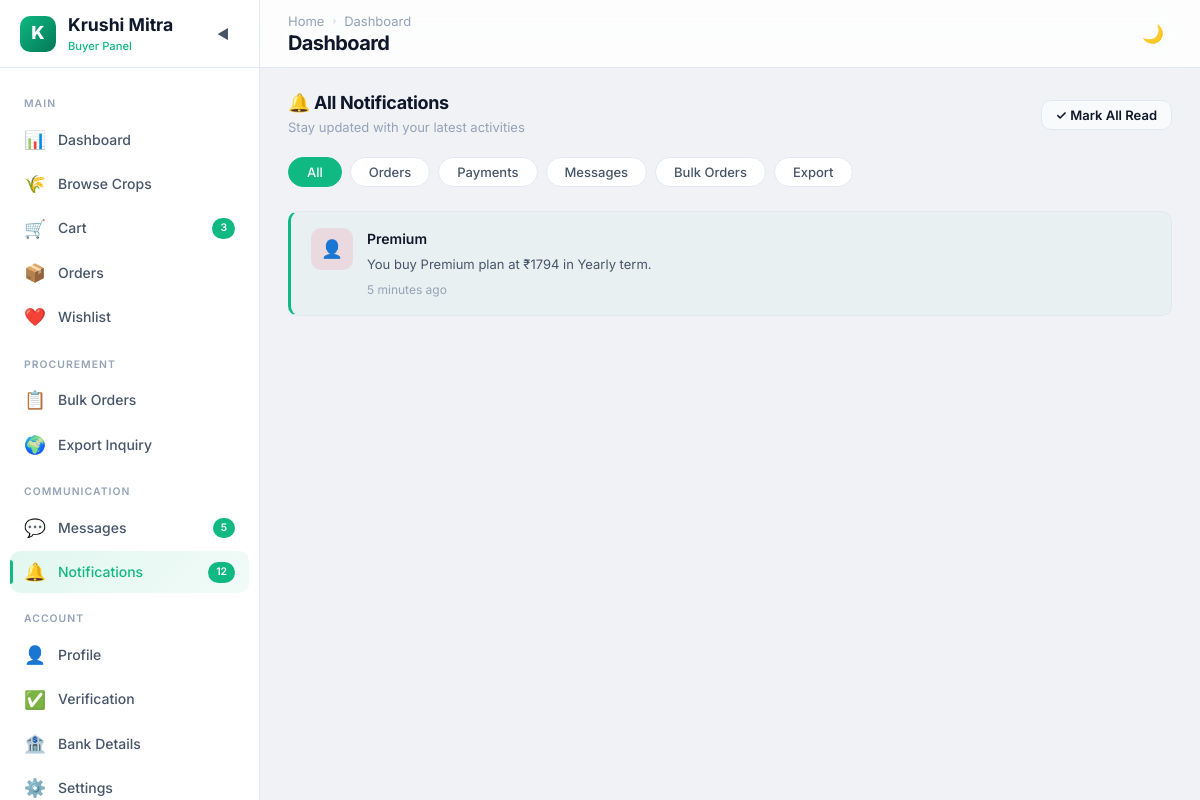
The app's page /buyer/notifications/ (signed in), older data.
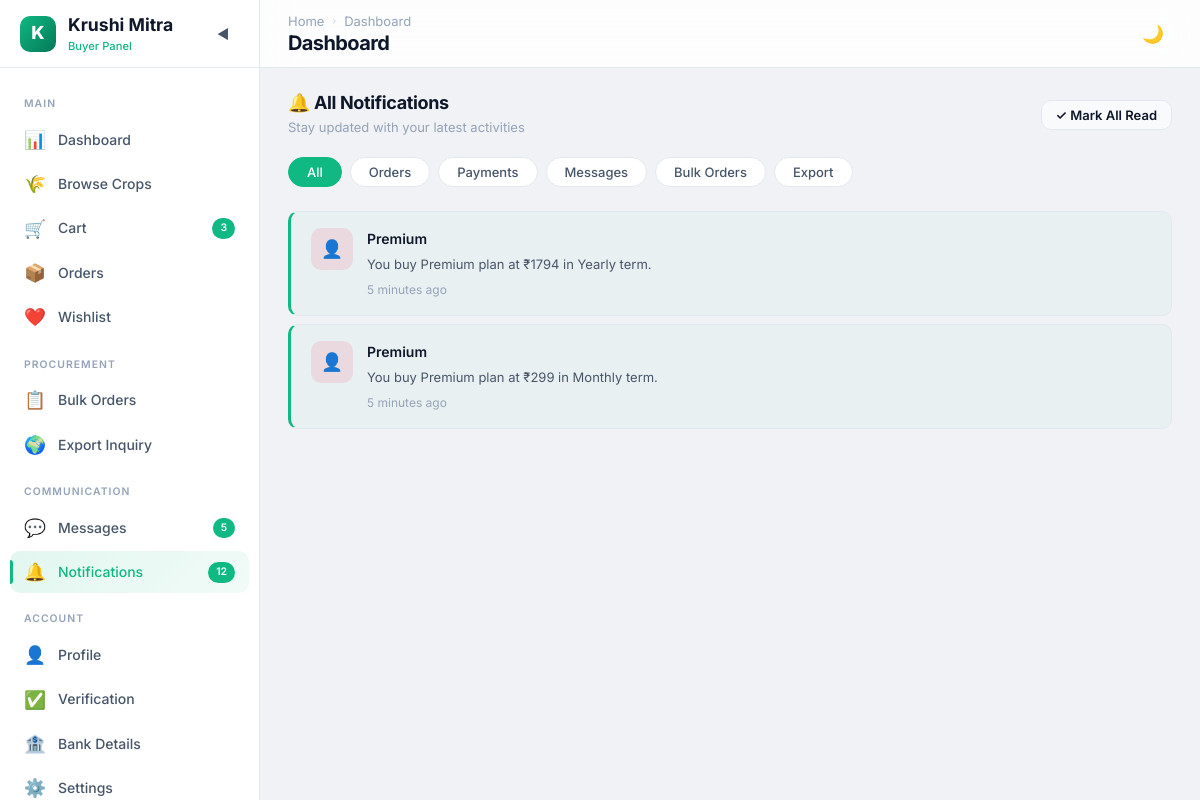
The same page, newer data.
### buyer/models.py (models this page shows, shortened)
class notifications(models.Model):
    NOTIFICATIONS_TYPES= (
        ("Order","Order"),
        ("Payment","Payment"),
        ("Bulk","Bulk"),
        ("Export","Export"),
        ("Kyc","Kyc"),
        ("Premium","Premium"),
                            )
    user = models.ForeignKey(Buyer, on_delete=models.CASCADE, related_name='buyer')
    notification_type = models.CharField(max_length=20,choices=NOTIFICATIONS_TYPES)
    message = models.CharField(max_length=100,blank=True,null=True)
    is_readed = models.BooleanField(default=False)
    created_at = models.DateTimeField(auto_now_add=True)

### farmer/views.py (the view)
        def wrapper(request, *args, **kwargs):
            if "contact" in request.session:
                try:
                    user = User.objects.get(contact=request.session['contact'])
                    request.uid = user
                    if user.role not in allowed_roles:
                        messages.error(request, "Access Denied")
                        return redirect('login')
                    return view_function(request, *args, **kwargs)
                except User.DoesNotExist:
                    return redirect('login')
            return redirect('login')

### buyer/views.py (called while the page is built)
@check_login(['Buyer'])
def buyer_notifications(request):
    uid = request.uid
    buyr = Buyer.objects.get(user=uid)
    premium_type = premium_buyer.objects.get(user=buyr)
    all_notifications = notifications.objects.filter(user=buyr)
    context={'buyr':buyr,'all_notifications':all_notifications,'premium_type':premium_type,'buyr':buyr}
    return render(request, "buyer/notifications.html",context)

### farmer/views.py (called while the page is built)
def check_login(allowed_roles):
    def decorator(view_function):
        def wrapper(request, *args, **kwargs):
            if "contact" in request.session:
                try:
                    user = User.objects.get(contact=request.session['contact'])
                    request.uid = user
                    if user.role not in allowed_roles:
                        messages.error(request, "Access Denied")
                        return redirect('login')
                    return view_function(request, *args, **kwargs)
                except User.DoesNotExist:
                    return redirect('login')
            return redirect('login')
        return wrapper
    return decorator

### buyer/templates/buyer/notifications.html (shortened to what the changed rows need)
<!DOCTYPE html>
{% load static %}
<html lang="en" data-theme="light">
<head>
  <link rel="stylesheet" href="{% static 'buyer/css/style.css' %}">
  <link rel="stylesheet" href="{% static 'buyer/css/notifications.css' %}">
</head>
<body>
  <div class="app-layout">
    <div class="main-wrapper">
      <header class="navbar">
        <div class="navbar-left"><button class="mobile-menu-btn">☰</button>
          <div>
            <h1 class="page-title">Notifications</h1>
          </div>
        </div>
      </header>
      <main class="main-content">
        <div class="section-header page-reveal">
          <div>
            <h2 class="section-title">🔔 All Notifications</h2>
          </div>
        </div>
        <div class="notification-list page-reveal">
          {%for notification in all_notifications%}
          {%if notification.is_readed%}
          <div class="notification-card read">
            {%else%}
            <div class="notification-card unread">
              {%endif%}
              {%if notification.notification_type == "Order"%}
              <div class="notif-icon green">📦</div>
              {%elif notification.notification_type == "Payment"%}
              <div class="notif-icon rose">💳</div>
              {%elif notification.notification_type == "Bulk"%}
              <div class="notif-icon purple">📋</div>
              {%elif notification.notification_type == "Export"%}
              <div class="notif-icon blue">🌍</div>
              {%elif notification.notification_type == "Kyc"%}
              <div class="notif-icon amber">👤</div>
              {%elif notification.notification_type == "Premium"%}
              <div class="notif-icon rose">👤</div>
              {%endif%}
              <div class="notif-content">
                <div class="notif-title">{{notification.notification_type}}</div>
                <div class="notif-text">{{notification.message}}</div>
                <div class="notif-time">5 minutes ago</div>
              </div>
            </div>
            {%endfor%}
          </div>
      </main>
    </div>
  </div>
</body>
</html>

Row changes from the older to the newer data that the page shows:
added notifications: notification_type "Premium", message "You buy Premium plan at ₹299 in Monthly term."
